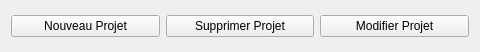
<?xml version="1.0" encoding="UTF-8"?>
<ui version="4.0">
 <class>ProjectsWidget</class>
 <widget class="QWidget" name="ProjectsWidget">
  <property name="geometry">
   <rect>
    <x>0</x>
    <y>0</y>
    <width>480</width>
    <height>52</height>
   </rect>
  </property>
  <property name="windowTitle">
   <string>Form</string>
  </property>
  <layout class="QGridLayout" name="gridLayout">
   <item row="0" column="2">
    <widget class="QPushButton" name="btnEditProject">
     <property name="text">
      <string>Modifier Projet</string>
     </property>
     <property name="icon">
      <iconset resource="../../icons.qrc">
       <normaloff>:/icons/edit</normaloff>:/icons/edit</iconset>
     </property>
    </widget>
   </item>
   <item row="0" column="0">
    <widget class="QPushButton" name="btnCreateProject">
     <property name="toolTip">
      <string>Créer un nouveau projet</string>
     </property>
     <property name="text">
      <string>Nouveau Projet</string>
     </property>
     <property name="icon">
      <iconset resource="../../icons.qrc">
       <normaloff>:/icons/img/add_project.png</normaloff>:/icons/img/add_project.png</iconset>
     </property>
    </widget>
   </item>
   <item row="0" column="1">
    <widget class="QPushButton" name="btnDeleteProject">
     <property name="text">
      <string>Supprimer Projet</string>
     </property>
     <property name="icon">
      <iconset resource="../../icons.qrc">
       <normaloff>:/icons/img/256/remove_project.png</normaloff>:/icons/img/256/remove_project.png</iconset>
     </property>
    </widget>
   </item>
  </layout>
 </widget>
 <resources>
  <include location="../../icons.qrc"/>
 </resources>
 <connections>
  <connection>
   <sender>btnCreateProject</sender>
   <signal>released()</signal>
   <receiver>ProjectsWidget</receiver>
   <slot>newProject()</slot>
   <hints>
    <hint type="sourcelabel">
     <x>88</x>
     <y>42</y>
    </hint>
    <hint type="destinationlabel">
     <x>107</x>
     <y>321</y>
    </hint>
   </hints>
  </connection>
  <connection>
   <sender>btnDeleteProject</sender>
   <signal>released()</signal>
   <receiver>ProjectsWidget</receiver>
   <slot>removeSelectedProject()</slot>
   <hints>
    <hint type="sourcelabel">
     <x>321</x>
     <y>42</y>
    </hint>
    <hint type="destinationlabel">
     <x>309</x>
     <y>458</y>
    </hint>
   </hints>
  </connection>
  <connection>
   <sender>btnEditProject</sender>
   <signal>released()</signal>
   <receiver>ProjectsWidget</receiver>
   <slot>editSelectedProject()</slot>
   <hints>
    <hint type="sourcelabel">
     <x>470</x>
     <y>42</y>
    </hint>
    <hint type="destinationlabel">
     <x>347</x>
     <y>405</y>
    </hint>
   </hints>
  </connection>
 </connections>
 <slots>
  <slot>newProject()</slot>
  <slot>removeSelectedProject()</slot>
  <slot>editSelectedProject()</slot>
 </slots>
</ui>
